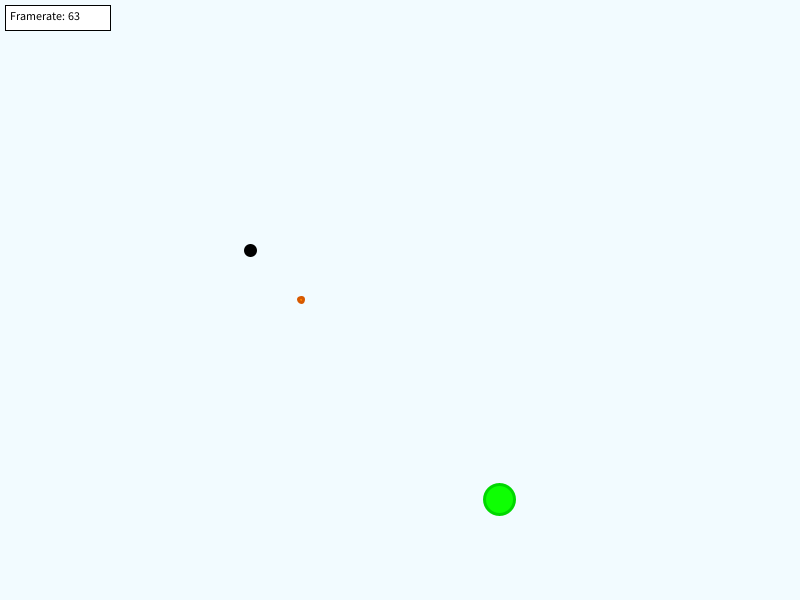
Frame 1 (no input)
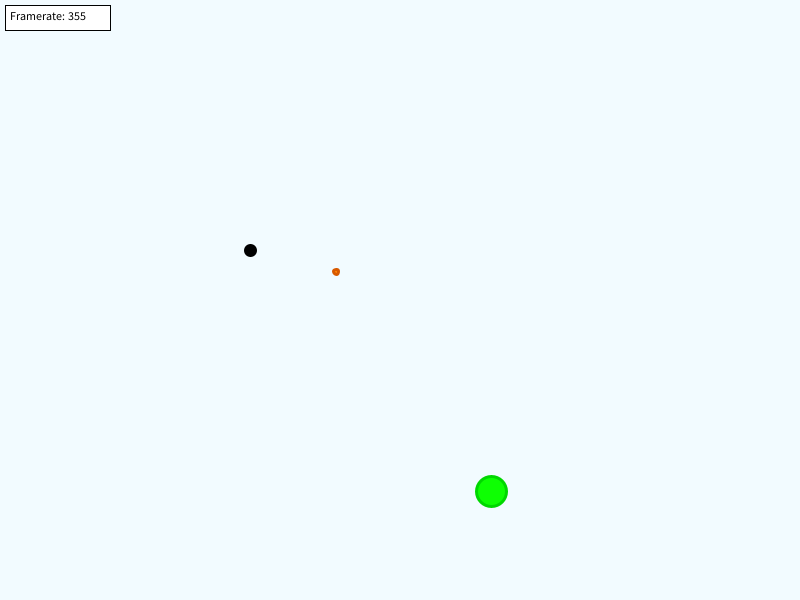
Frame 60 (the mouse pressed at the canvas centre just before this capture)
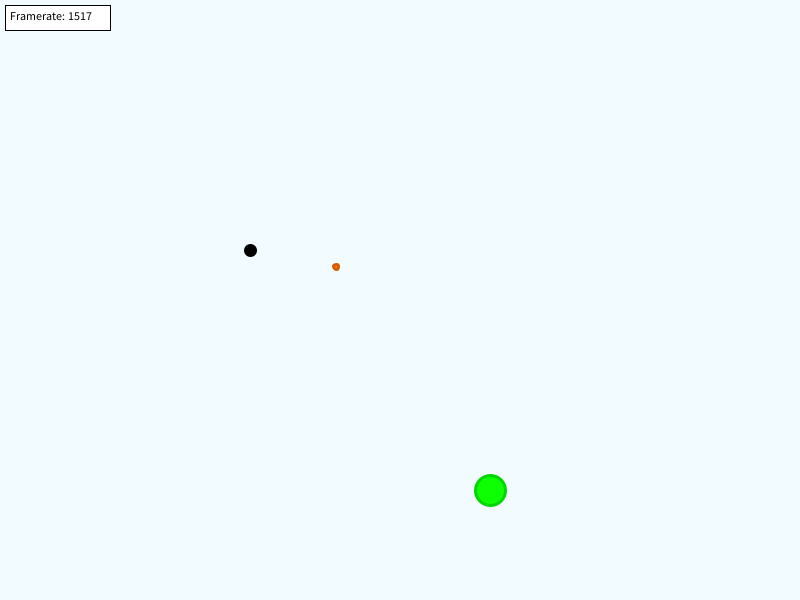
Frame 120 (the mouse held since frame 60 and released just before this capture)

The Processing sketch that drew these frames (run headless with seeded random() and noise(); from frame 60 on, the mouse is pressed at the canvas centre):

// Processing sketch: Planets
// ── Planets.pde
// Global Settings
final color BACKGROUND = #F2FBFF;
final color DEFAULT_COLOR = #000000;
final int TARGET_FRAMERATE = 100000;
final float MASS_RADIUS_RATIO = 0.1;  // RADIUS = Mass * Ratio
final int MIN_RADIUS = 5;
final float SIM_SPEED = 3;

// Constants
final float G = 0.5;  // TODO: Replace with actual constant (6.67 E -11); see java.math.bigDecimal (?)

void setup()
{
  size(800, 600);
  background(BACKGROUND);
  smooth(2);
  frameRate(TARGET_FRAMERATE);
  
}

Planet[] planets = { new Planet(10,     5,   #FF8103,   new PVector(300, 300),   new PVector(30,   -3),     new PVector(0, 0)),
                     new Planet(500,    30,  #0EFF03,   new PVector(500, 500),   new PVector(-3,  -3),     new PVector(0, 0)),
                     new Planet(100000, 10,  #000000,   new PVector(250, 250),   new PVector(-0,    0),     new PVector(0, 0))  };

void draw()
{
  // Calculations
  for (int i = 0; i < planets.length; i++)
  {
    for (int p = 0; p < planets.length; p++)
    {
      if (p != i)
      {
        planets[i].acceleration.x += -(planets[p].mass * (planets[i].position.x - planets[p].position.x)) / ( planets[i].position.dist(planets[p].position) * 
                                                                                                             planets[i].position.dist(planets[p].position) * 
                                                                                                             planets[i].position.dist(planets[p].position)   );
                                                                                                             
        planets[i].acceleration.y += -(planets[p].mass * (planets[i].position.y - planets[p].position.y)) / ( planets[i].position.dist(planets[p].position) * 
                                                                                                             planets[i].position.dist(planets[p].position) * 
                                                                                                             planets[i].position.dist(planets[p].position)   );
      }
    }
    
    planets[i].acceleration.x = planets[i].acceleration.x * G;
    planets[i].acceleration.y = planets[i].acceleration.y * G;
    
    planets[i].velocity.x += planets[i].acceleration.x / (frameRate / SIM_SPEED);
    planets[i].velocity.y += planets[i].acceleration.y / (frameRate / SIM_SPEED);
    
    planets[i].position.x += planets[i].velocity.x / (frameRate / SIM_SPEED);
    planets[i].position.y += planets[i].velocity.y / (frameRate / SIM_SPEED);
  }
  
  
  background(BACKGROUND);
  for (int i = 0; i < planets.length; i++)
  {
    planets[i].render();
  }
  
  //if (frameCount % 10 == 0)
  {
    pushStyle();
    fill(#ffffff);
    rect(5, 5, 105, 25);
    fill(0);
    text("Framerate: " + round(frameRate), 10, 20);
    popStyle();
  }
}

class Planet
{
  // Constructor
  Planet(float massIN, int radiusIN, color planetColorIN, PVector positionIN, PVector velocityIN, PVector accelerationIN)
  {
    mass = massIN;
    radius = radiusIN == 0 ? max(round(mass / MASS_RADIUS_RATIO), MIN_RADIUS) : radiusIN;  // Use radiusIN = 0 to specify auto-sizing
    planetColor = planetColorIN == 0 ? DEFAULT_COLOR : planetColorIN;  // Use color = 0 to specify auto-color
    position.set(positionIN.x, positionIN.y);
    velocity.set(velocityIN.x, velocityIN.y);
    acceleration.set(accelerationIN.x, accelerationIN.y);
  }
  
  PVector position = new PVector(0, 0);
  PVector velocity = new PVector(0, 0);
  PVector acceleration = new PVector(0, 0);
  
  float mass = 0;  
  int radius = 0;
  color planetColor = 0;
  
  // Draw the planet to the screen
  public void render()
  {
    // Backup style
    pushStyle(); 
    
    fill(planetColor);
    // Darken the stroke color by 40 from the fill color (or bottom out at black)
    stroke(color(max(0, red(planetColor) - 40), max(0, green(planetColor) - 40), max(0, blue(planetColor) - 40)));
    strokeWeight(3);
    
    // Draw the planet
    ellipse(position.x, position.y, radius, radius);
    
    // Restore style
    popStyle();
  }  
}


// Implements utilities for rapid swapping of drawing style.  
color tempFillColor;
color tempStrokeColor;
float tempStrokeWeight;

public void popStyle()  // Restore the style from backup
{
  fill(tempFillColor);
  stroke(tempStrokeColor);
  strokeWeight(tempStrokeWeight);
}
   
public void pushStyle()  // Backup the current style
{
  tempFillColor = g.fillColor;
  tempStrokeColor = g.strokeColor;
  tempStrokeWeight = g.strokeWeight;
}
